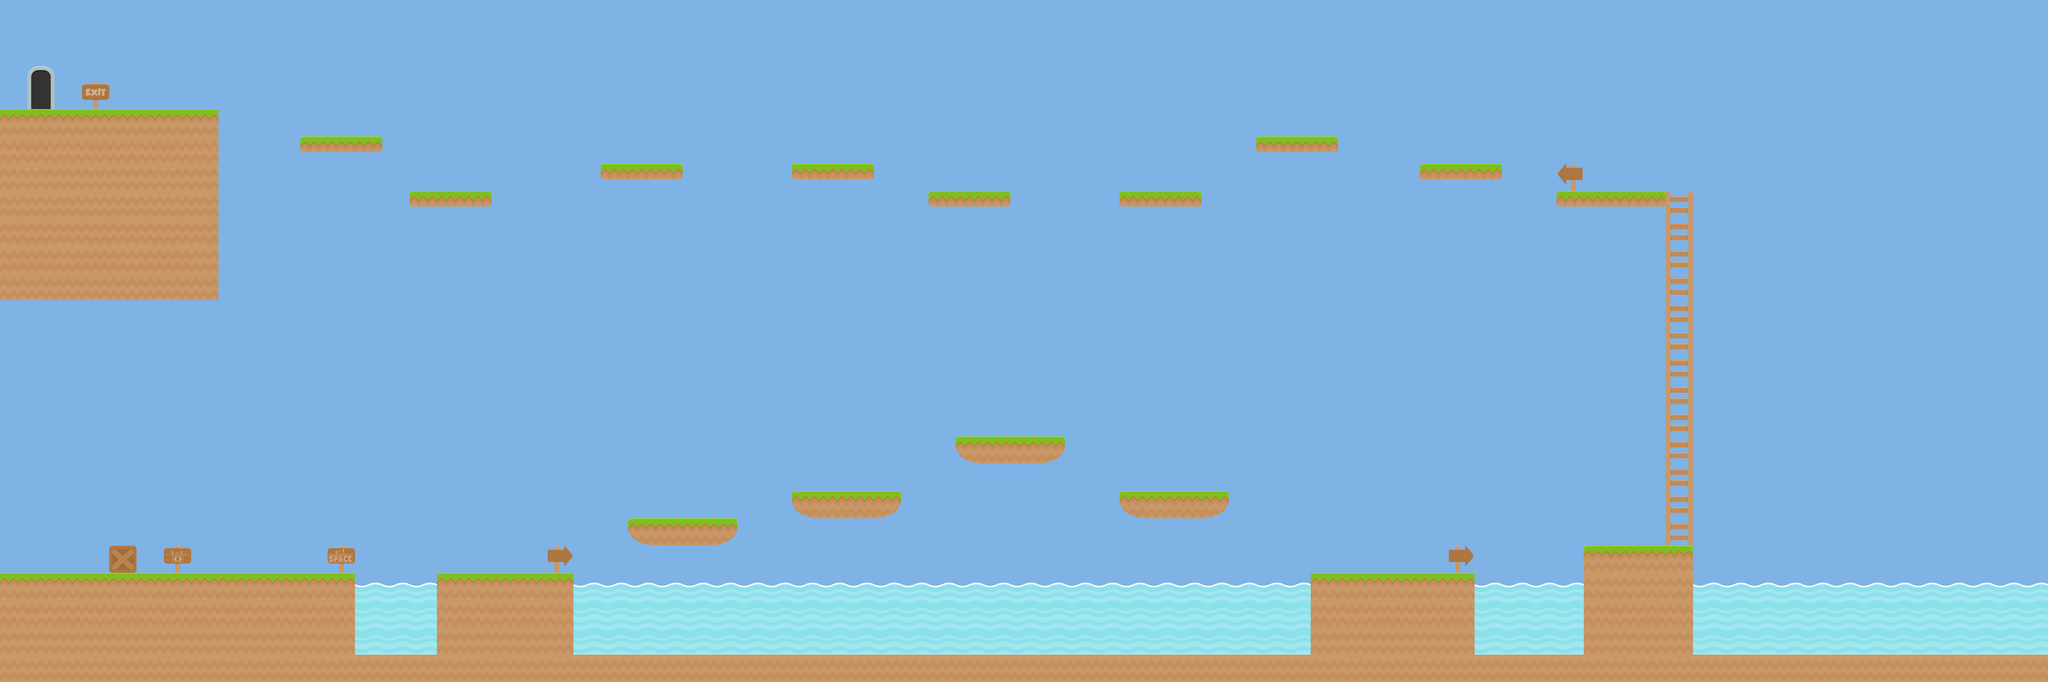

A 2D game scene composited from a Tiled map and its tileset images. What follows is a short description and the map's XML, with each tile layer's data collapsed to a summary:
An orthogonal 75x25 tile map with 70x70 px tiles, 3 tile layers (Background, Things, Map_Layer), 2 tilesets and 26 objects (4x Death).

<map version="1.2" tiledversion="1.3.1" orientation="orthogonal" renderorder="right-down" compressionlevel="0" width="75" height="25" tilewidth="70" tileheight="70" infinite="0" nextlayerid="13" nextobjectid="180">
 <tileset firstgid="1" source="tileset.tsx" />
 <tileset firstgid="157" name="tiles" tilewidth="70" tileheight="70" tilecount="1" columns="0">
  <grid orientation="orthogonal" width="1" height="1" />
  <tile id="0">
   <image width="70" height="70" source="Tiles/bg_blue.PNG" />
  </tile>
 </tileset>
 <layer id="11" name="Background" width="75" height="25">
  <data>[1875 cells, 1800 non-empty, 1 distinct tile ids]</data>
 </layer>
 <layer id="12" name="Things" width="75" height="25">
  <data>[1875 cells, 9 non-empty, 2 distinct tile ids]</data>
 </layer>
 <layer id="10" name="Map_Layer" width="75" height="25">
  <data>[1875 cells, 417 non-empty, 21 distinct tile ids]</data>
 </layer>
 <objectgroup id="7" name="Collision_Layer">
  <object id="88" x="0" y="1470" width="910" height="210">
   <properties>
    <property name="platform" type="bool" value="true" />
   </properties>
  </object>
  <object id="103" x="1120" y="1470" width="350" height="210">
   <properties>
    <property name="platform" type="bool" value="true" />
   </properties>
  </object>
  <object id="113" x="280" y="1400" width="70" height="70">
   <properties>
    <property name="platform" type="bool" value="true" />
   </properties>
  </object>
  <object id="138" x="3990" y="490" width="280" height="39">
   <properties>
    <property name="platform" type="bool" value="true" />
   </properties>
  </object>
  <object id="139" x="3640" y="420" width="206" height="39">
   <properties>
    <property name="platform" type="bool" value="true" />
   </properties>
  </object>
  <object id="140" x="3220" y="350" width="206" height="39">
   <properties>
    <property name="platform" type="bool" value="true" />
   </properties>
  </object>
  <object id="141" x="2870" y="490" width="206" height="39">
   <properties>
    <property name="platform" type="bool" value="true" />
   </properties>
  </object>
  <object id="142" x="2380" y="490" width="206" height="39">
   <properties>
    <property name="platform" type="bool" value="true" />
   </properties>
  </object>
  <object id="143" x="2030" y="420" width="206" height="39">
   <properties>
    <property name="platform" type="bool" value="true" />
   </properties>
  </object>
  <object id="144" x="1540" y="420" width="206" height="39">
   <properties>
    <property name="platform" type="bool" value="true" />
   </properties>
  </object>
  <object id="145" x="1050" y="490" width="206" height="39">
   <properties>
    <property name="platform" type="bool" value="true" />
   </properties>
  </object>
  <object id="146" x="770" y="350" width="206" height="39">
   <properties>
    <property name="platform" type="bool" value="true" />
   </properties>
  </object>
  <object id="149" x="0" y="280" width="560" height="490">
   <properties>
    <property name="platform" type="bool" value="true" />
   </properties>
  </object>
  <object id="153" x="4060" y="1400" width="280" height="280">
   <properties>
    <property name="platform" type="bool" value="true" />
   </properties>
  </object>
  <object id="155" x="2870" y="1260" width="280" height="70">
   <properties>
    <property name="platform" type="bool" value="true" />
   </properties>
  </object>
  <object id="156" x="2450" y="1120" width="280" height="70">
   <properties>
    <property name="platform" type="bool" value="true" />
   </properties>
  </object>
  <object id="158" x="1610" y="1330" width="280" height="70">
   <properties>
    <property name="platform" type="bool" value="true" />
   </properties>
  </object>
  <object id="159" x="3360" y="1470" width="420" height="210">
   <properties>
    <property name="platform" type="bool" value="true" />
   </properties>
  </object>
  <object id="162" x="2030" y="1260" width="280" height="70">
   <properties>
    <property name="platform" type="bool" value="true" />
   </properties>
  </object>
  <object id="167" x="4270" y="490" width="70" height="910">
   <properties>
    <property name="Ladder" type="bool" value="true" />
    <property name="platform" type="bool" value="false" />
   </properties>
  </object>
  <object id="172" x="0" y="1680" width="5250" height="70">
   <properties>
    <property name="platform" type="bool" value="true" />
   </properties>
  </object>
  <object id="174" name="Death" x="910" y="1660" width="210" height="20">
   <properties>
    <property name="Death" type="bool" value="true" />
   </properties>
  </object>
  <object id="175" name="Death" x="1470" y="1660" width="1886" height="20">
   <properties>
    <property name="Death" type="bool" value="true" />
   </properties>
  </object>
  <object id="176" name="Death" x="4340" y="1658" width="908.667" height="22">
   <properties>
    <property name="Death" type="bool" value="true" />
   </properties>
  </object>
  <object id="177" name="Death" x="3780" y="1652" width="276.667" height="28">
   <properties>
    <property name="Death" type="bool" value="true" />
   </properties>
  </object>
  <object id="178" x="140" y="1330" width="70" height="140">
   <properties>
    <property name="spawn" type="bool" value="true" />
   </properties>
  </object>
 </objectgroup>
</map>
